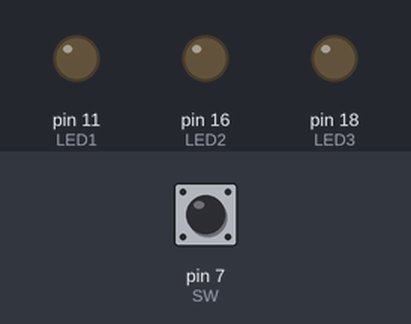
A program run on a simulated Raspberry Pi (header pin numbers). Shown: output pins drawn as LEDs (lit = HIGH). Dashed ring = blinking. The test bench sets the inputs (shaded band); at power-on: pin 7 (SW) HIGH.

Above: at 1.2 s.
1.3 s: pin 7 (SW) pulled LOW for 0.15 s
At 1.7 s:
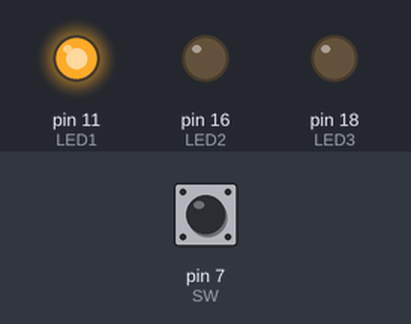
At 2.6 s:
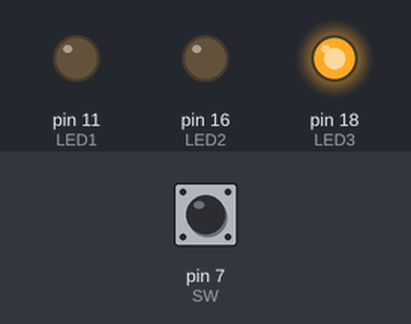
4.3 s: pin 7 (SW) pulled LOW for 3.2 s
At 5.2 s:
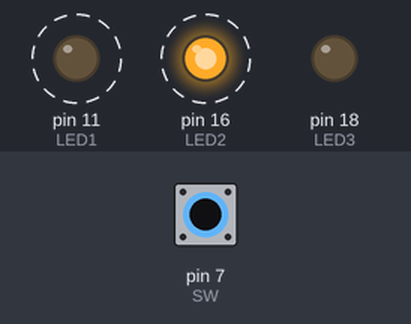
Timing chart, 0 to 10.3 s (numbered marks = the images above; inputs shaded):
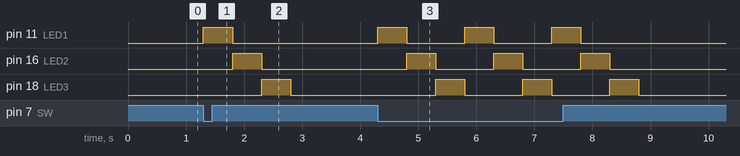

Measured:
- after the input at 1.3 s, pin 11 (LED1): LOW → HIGH at once, → LOW 0.50 s later; pin 16 (LED2): LOW → HIGH after 0.50 s, → LOW 0.50 s later; pin 18 (LED3): LOW → HIGH after 1.0 s, → LOW 0.50 s later
- after the input at 4.3 s, pin 11 (LED1): alternates HIGH for 0.50 s and LOW for 1.0 s, 6 changes in all, then stays LOW, starting at once; pin 16 (LED2): alternates HIGH for 0.50 s and LOW for 1.0 s, 6 changes in all, then stays LOW, starting after 0.50 s

The program:

LED_SW.py
```python
# ---------------------------
# Basic GPIO Input & Output
# Pinout Mapping: https://pinout.xyz/pinout/pin3_gpio2
# ---------------------------

import RPi.GPIO as io
io.setmode(io.BOARD) # io.BCM for BCM format
io.setwarnings(False)

SW = 7 #GPIO 23
LED1 = 11 #GPIO 17
LED2 = 16 #GPIO 23
LED3 = 18 #GPIO 24
from time import sleep

#initialisation of LED pins
io.setup(LED1, io.OUT)
io.setup(LED2, io.OUT)
io.setup(LED3, io.OUT)

#initialisation of switch pin
io.setup(SW, io.IN)

while True:
    if io.input( SW ) == 0:
        io.output(LED1, 1) # 0 or 1
        io.output(LED2, 0)
        io.output(LED3, 0)
        sleep(0.5)
        io.output(LED1, 0) # 0 or 1
        io.output(LED2, 1)
        io.output(LED3, 0)
        sleep(0.5)
        io.output(LED1, 0) # 0 or 1
        io.output(LED2, 0)
        io.output(LED3, 1)
        sleep(0.5)

    else:
        io.output(LED1, 0)
        io.output(LED2, 0)
        io.output(LED3, 0)
```
